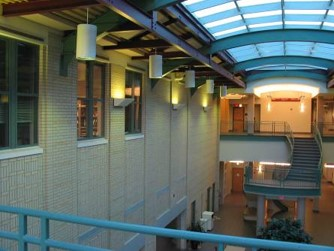
#> input picture Project1/images/CMU_left.jpg, 334 x 251 px
$ jupyter execute MyRansacLineFit_student.ipynb   (shell and % lines are left out)
#> lines starting #> are read from the running program, lines starting #| are printed output that depends on the picture
# Assignment 1 (part I): Line Fitting and other "stuff"

## Problem 1
### Prove that affine transformations map lines onto lines. For this, take an arbitrary line in $R^2$ and show that an arbitrary affine transofrmation maps it onto a set of points that satisfy a line equation. Use linear algebraic equations for lines, i.e. $x^Tv=c$ where $v$ is a 2-vector (normal to the line), $c$ is a scalar ($v,c$ are line parameters), and $x$ is a 2-vector corresponding to an arbitrary point on the line. Your proof should use only linear algebraic equations.
### HINT: for inspiration, check out the proof for homographies on slide 33, topic 4.

Solution:

Take an arbitrary line in $R^2$, $y = ax + b$. The points on this line are $p = (x,y)$. We can define a vector $\vec{p} = \left[\begin{array}{cc} x \\ y \\ 1 \end{array}\right]$ to represet all points in homogeneous coordinates for convenience. The equation of the line can be rewritten in matrix notation as follows:

$$\begin{aligned}
\left[
\begin{array}{cc}
-a & 1 & -b \\
\end{array}
\right] \cdot \left[
\begin{array}{cc}
x \\
y \\
1 \\
\end{array}
\right]
&= 0 \\
\vec{c}^T \cdot \vec{p} &= 0
\end{aligned}$$

An affine transformation matrix has the following form:

$$\left[
\begin{array}{cc}
a & b & c \\
d & e & f \\
0 & 0 & 1 \\
\end{array}
\right]$$

where $a$, $b$, $c$, $d$, $e$, $f$ are scalars. Let this matrix be called $A$.

It has a determinant as follows:

$$\begin{aligned}
det(A) &= det\left(\left[
\begin{array}{cc}
a & b & c \\
d & e & f \\
0 & 0 & 1 \\
\end{array}
\right]\right)
&= (1) \cdot \left|ae - bd\right|
\end{aligned}$$

As long as $ae \neq bd$ the determinant of $A$, $det(A) \neq 0$ and the inverse matrix $A^{-1}$ is defined.

We know that an affine transformation takes points $(x, y)$ and converts them to new points $(x', y')$. This can be represented using matrix multiplication and their homogenous coordinate representations.

$$\begin{aligned}
\left[
\begin{array}{cc}
a & b & c \\
d & e & f \\
0 & 0 & 1 \\
\end{array}
\right] \cdot \left[
\begin{array}{cc}
x \\
y \\
1 \\
\end{array}
\right]
&= \left[
\begin{array}{cc}
x' \\
y' \\
w' \\
\end{array}
\right] \\
A \cdot \left[
\begin{array}{cc}
x \\
y \\
1 \\
\end{array}
\right]
&= \left[
\begin{array}{cc}
x' \\
y' \\
w' \\
\end{array}
\right]
\end{aligned}$$

These new points $p' = (\frac{x'}{w'}, \frac{y'}{w'})$ form a line like they did for the points $p$, $\frac{y'}{w'} = a'\frac{x'}{w'} + b'$ or $y' = a'x' + b'w'$. In matrix notation and using homogenous coordinates $\vec{p} = \left[\begin{array}{cc} x' \\ y' \\ w' \end{array}\right]$:

$$\begin{aligned}
\left[
\begin{array}{cc}
-a' & 1 & -b' \\
\end{array}
\right] \cdot \left[
\begin{array}{cc}
x' \\
y' \\
w' \\
\end{array}
\right]
&= 0 \\
\vec{c'}^T \cdot \vec{p'} &= 0
\end{aligned}$$

However, since we know the transformation that was used to obtain the points $p' = (\frac{x'}{w'}, \frac{y'}{w'})$, we can substitute that back into the line equation for the new points to get a line equation using the original points:

$$\begin{aligned}
\vec{c'}^T \cdot \vec{p'} &= 0 \\
\vec{c'}^T \cdot \left[
\begin{array}{cc}
x' \\
y' \\
w' \\
\end{array}
\right] &= 0 \\
\vec{c'}^T \cdot \left(A \cdot \left[
\begin{array}{cc}
x \\
y \\
1 \\
\end{array}
\right]\right) &= 0 \\
\left(\vec{c'}^T \cdot A\right) \cdot \left[
\begin{array}{cc}
x \\
y \\
1 \\
\end{array}
\right] &= 0 \\
\left(\vec{c'}^T \cdot A\right) \cdot \vec{p} &= 0
\end{aligned}$$

This looks very similar to the matrix notation for the original arbitrary line $y = ax + b$.

We want a non-trivial solution such that this equation is still true but $\vec{p} \neq \vec{0}$. Comparing this with the equation $\vec{c}^T \cdot \vec{p} = 0$ from above, we try to substitue $\vec{c'}^T = \vec{c}^T \cdot \left(A^{-1}\right)$.

The points $p' = (\frac{x'}{w'}, \frac{y'}{w'})$ form a unique line. This means the vector $\vec{c'}$ to make that line is also unique. Finally, the substitution $\vec{c'}^T = \vec{c}^T \cdot \left(A^{-1}\right)$ must as a consequence also be a unqiue solution.

Using the substitution here:

$$\begin{aligned}
\vec{c'}^T \cdot A \cdot \vec{p} &= 0 \\
(\vec{c}^T \cdot A^{-1}) \cdot A \cdot \vec{p} &= 0 \\
\vec{c}^T \cdot \left(A^{-1} \cdot A\right) \cdot \vec{p} &= 0 \\
\vec{c}^T \cdot \vec{p} &= 0 \\
\left[
\begin{array}{cc}
-a & 1 & -b \\
\end{array}
\right] \cdot \left[
\begin{array}{cc}
x \\
y \\
1 \\
\end{array}
\right]
&= 0
\end{aligned}$$

We notice that the resulting line $y' = a'x' + b'w'$ defines the same line originally defined by $y = ax + b$.

This means that for affine transformation matrix $A$ with $ae \neq bd$ and $\vec{c'} = \left(A^{-1}\right)^T \cdot \vec{c}$, the new line $y' = a'x' + b'w'$ is equal to the original line $y = ax + b$ meaning lines map to lines.

## Problem 2
### Prove that any roto-reflective transformation $R^2 \rightarrow R^2$ defined by 2x2 orthogonal matrix $R$ (s.t. $R^TR=I$) preserves (a) orthogonal lines and (b) distances between points. Your proof should use only linear algebraic equations.

Solution:

For part a:

Take some vector $\left[\begin{array}{cc} x_1 \\ y_1 \end{array}\right]$ and and another vector that we know is orthogonal to it $\left[\begin{array}{cc} x_2 \\ y_2 \end{array}\right]$ both in $R^2$.

This means the scalar product between them is $0$. i.e.:

$$\begin{aligned}
\left[
\begin{array}{cc}
x_1 \\
y_1 \\
\end{array}
\right] \cdot
\left[
\begin{array}{cc}
x_2 \\
y_2 \\
\end{array}
\right] &= 0 \\
\left(\left[
\begin{array}{cc}
x_1 \\
y_1 \\
\end{array}
\right]\right)^T
\left[
\begin{array}{cc}
x_2 \\
y_2 \\
\end{array}
\right] &= 0 \\
\left[
\begin{array}{cc}
x_1 & y_1
\end{array}
\right]
\left[ \begin{array}{cc}
x_2 \\
y_2 \\
\end{array}
\right] &= 0 \\
\end{aligned}
$$

The transformation of these vectors are as follows:

$$R \cdot \left[\begin{array}{cc}
x_1 \\
y_1 \\
\end{array}
\right]= \left[\begin{array}{cc}
x_1' \\
y_1' \\
\end{array}
\right]
$$

$$R \cdot \left[\begin{array}{cc}
x_2 \\
y_2 \\
\end{array}
\right]= \left[\begin{array}{cc}
x_2' \\
y_2' \\
\end{array}
\right]
$$

Finding the scalar product between these new vectors:

$$\begin{aligned}
\left[
\begin{array}{cc}
x_1' \\
y_1' \\
\end{array}
\right] \cdot
\left[
\begin{array}{cc}
x_2' \\
y_2' \\
\end{array}
\right] &= 0 \\
\left(\left[
\begin{array}{cc}
x_1' \\
y_1' \\
\end{array}
\right]\right)^T
\left[
\begin{array}{cc}
x_2' \\
y_2' \\
\end{array}
\right] &= 0 \\
\left(
R \cdot
\left[
\begin{array}{cc}
x_1 \\
y_1 \\
\end{array}
\right]
\right)^T
\left(
R \cdot \left[
\begin{array}{cc}
x_2 \\
y_2 \\
\end{array}
\right]
\right) &= 0 \\
\left(
\left[\begin{array}{cc}
x_1 \\
y_1 \\
\end{array}
\right]^T R^T
\right)
\left(
R \cdot \begin{array}{cc}
x_2 \\
y_2 \\
\end{array}
\right) &= 0 \\
\left[\begin{array}{cc}
x_1 & y_1
\end{array}
\right] R^T R \left[
\begin{array}{cc}
x_2 \\
y_2 \\
\end{array}
\right] &= 0 \\
\left[\begin{array}{cc}
x_1 & y_1
\end{array}
\right] (I) \left[
\begin{array}{cc}
x_2 \\
y_2 \\
\end{array}
\right] &= 0 \\
\left[\begin{array}{cc}
x_1 & y_1
\end{array}
\right]
\left[
\begin{array}{cc}
x_2 \\
y_2 \\
\end{array}
\right] &= 0 \\
\end{aligned}
$$

This shows that even after transformation from a roto-reflective transformation, orthogonal lines are preserved.

For part b)

Let $X$ and $Y$ be points in $R^2$.

The euclidean distance between them gives the distance squared between them as the sum of the squares of the distances along the two axes, that is:

$$\begin{aligned}
d(X, Y)^2 &= (X_1 - Y_1)^2 + (X_2 - Y_2)^2 \\
          &= (X - Y) \cdot (X - Y) \\
          &= (X - Y)^T (X - Y) \\
\end{aligned}$$

In other words, it is the scalar product between the vector formed by subtracting the points and itself.

Applying the transformation $R$ to it:

$$\begin{aligned}
d(R(X), R(Y))^2 &= (R(X) - R(Y)) \cdot (R(X) - R(Y)) \\
                &= R(X - Y) \cdot R(X - Y) \\
                &= (R(X - Y))^T R(X - Y) \\
                &= ((X - Y)^T R^T) R(X - Y) \\
                &= (X - Y)^T (R^T R) (X - Y) \\
                &= (X - Y)^T (I) (X - Y) \\
                &= (X - Y)^T (X - Y) \\
\end{aligned}$$

Since $d(X, Y)^2$ is equal to $d(R(X), R(Y))^2$ distance between points are preserved even after transformation from a roto-reflective transformation

## Problem 3 (least-squares)
### Complete implementation of function $estimate$ of class $LeastSquareLine$ below. It should update line parameters $a$ and $b$ correpsonding to line model $y=ax+b$. You can use either SVD of matrix $A$ or inverse of matrix $A^T A$, as mentioned in class. NOTE: several cells below test your code.

[cell 1]

import numpy as np
import numpy.linalg as la
import matplotlib
import matplotlib.pyplot as plt
from skimage.measure import ransac

[cell 2]
class LeastSquareLine:

    def __init__(self):
        self.a = 0.0
        self.b = 0.0

    def estimate(self, points2D):
        B = points2D[:,1]
        A = np.copy(points2D)
        A[:,1] = 1.0

        # Vector B and matrix A are already defined. Change code below
        x = np.linalg.pinv(A.T @ A) @ A.T @ B
#         u, s, vh = np.linalg.svd(A, full_matrices=False)
#         x = vh @ np.linalg.pinv(np.diag(s)) @ u.T @ B

        self.a = x[0]
        self.b = x[1]
        return True

    def predict(self, x): return (self.a * x) + self.b

    def predict_y(self, x): return (self.a * x) + self.b

    def residuals(self, points2D):
        return points2D[:,1] - self.predict(points2D[:,0])

    def line_par(self):
        return self.a, self.b

## Problem 4 (RANSAC for robust line fitting, single model)

#### Working code below generates a noisy cloud of points in ${\cal R}^2$ from a given line and a group of outliers.

[cell 3]
np.random.seed(seed=1)

# parameters for "true" line y = a*x + b
a, b = 0.2, 20.0

# x-range of points [x1,x2]
x_start, x_end = -200.0, 200.0

# generate "idealized" line points
x = np.arange(x_start,x_end)
y = a * x + b
data = np.column_stack([x, y])    # staking data points into (Nx2) array

# add gaussian pertubations to generate "realistic" line points
noise = np.random.normal(size=data.shape) # generating Gaussian noise (variance 1) for each data point (rows in 'data')
data += 5 * noise
data[::2] += 10 * noise[::2]  # every second point adds noise with variance 5
data[::4] += 20 * noise[::4] # every fourth point adds noise with variance 20

# add outliers
faulty = np.array(30 * [(180., -100)])  # (30x2) array containing 30 rows [180,-100]  (points)
faulty += 5 * np.random.normal(size=faulty.shape)  # adding Gaussian noise to these points
data[:faulty.shape[0]] = faulty   # replacing the first 30 points in data with faulty (outliers)


fig, ax = plt.subplots()
ax.plot(data[:,0], data[:,1], '.k', label='data points (w. noise & outliers)')
ax.set_xlabel('x - coordinate')
ax.set_ylabel('y - coordinate')
ax.legend(loc='lower left')
plt.show()
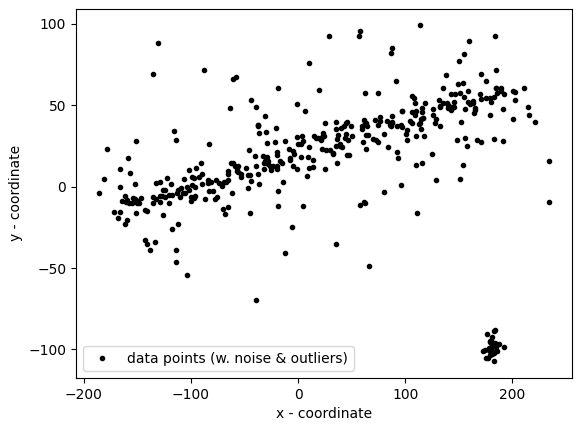
#> figure drawn by matplotlib, 1 panel

#### Code below uses your implementation of class $LeastSquareLine$ for least-square line fitting for the data above. The estimated line is displayed in the cell above. Use this cell to test your code in Problem 2. Of course, your least-square line will be affected by the outliers.

[cell 4]
LSline = LeastSquareLine() # uses class implemented in Problem 2
print (LSline.estimate(data))
a_ls, b_ls = LSline.line_par()

# visualizing estimated line
ends = np.array([x_start,x_end])
ax.plot(
    ends,
    LSline.predict(ends),
    '-r',
    label='least square fit (a={:4.2f}, b={:4.1f})'.format(a_ls,b_ls)
)
ax.legend(loc='lower left')
plt.show()

### (part a) Assume that a set of $N=100$ points in $2D$ includes $N_i=20$ inliers for one line and $N_o=80$ outliers. What is the least number of times one should sample a random pair of points from the set to get probability $p\geq 0.95$ that in at least one of the sampled pairs both points are inliers? Derive a general formula and compute a numerical answer for the specified numbers.

Solution:

Let $I$ be "Inliers" and $O$ be outliers and $n$ be least number of trials one should randomly sample a subset of size 2 such that both samples are inliers.

$$\begin{aligned}
P(\text{at least 1 trial with 2 I in n trials}) &= 1 - P(\text{never get 1 trial with 2 I in n trials}) \\
                                           &= 1 - (P(\text{do NOT get 2I}))^n \\
                                           &= 1 - (1 - P(\text{DO get 2I}))^n \\
                                           &= 1 - \left(1 - \frac{{I \choose 2}}{{I \choose 2} + {O \choose 2} + {O \choose 1} \cdot {I \choose 1}}\right)^n \\
                                           &>= 0.95
\end{aligned}$$

Simplifying leads to the following:

$$\begin{aligned}
1 - \left(1 - \frac{{I \choose 2}}{{I \choose 2} + {O \choose 2} + {O \choose 1} \cdot {I \choose 1}}\right)^n &>= 0.95 \\
\left(1 - \frac{{I \choose 2}}{{I \choose 2} + {O \choose 2} + {O \choose 1} \cdot {I \choose 1}}\right)^n &<= 0.05 \\
\left(1 - \frac{\frac{I (I - 1)}{2}}{\frac{I (I - 1)}{2} + \frac{O (O - 1)}{2} + IO}\right)^n &<= 0.05 \\
\left(1 - \frac{I(I - 1)}{I(I - 1) + O(O - 1) + 2IO}\right)^n &<= 0.05 \\
\end{aligned}$$

Let $a = P\left(\text{DO get 2I}\right) = \frac{I(I - 1)}{I(I - 1) + O(O - 1) + 2IO}$.

The equation becomes:

$$\begin{aligned}
\left(1 - \frac{I(I - 1)}{I(I - 1) + O(O - 1) + 2IO}\right)^n &<= 0.05 \\
\left(1 - a\right)^n &<= 0.05 \\
log_\left(1 - a\right) \left(1- a\right)^n &>= log_\left(1 - a\right) 0.05 \\
n &>= log_\left(1 - a\right) 0.05 \\
n &>= \frac{\log 0.05}{\log \left(1 - a\right)} \\
n &>= \frac{\log 0.05}{\log \left(1 - \frac{I(I - 1)}{I(I - 1) + O(O - 1) + 2IO}\right)} \\
\end{aligned}$$

Solving for $I = 20$ and $O = 80$ as in the question:

$$\begin{aligned}
n &>= \frac{\log 0.05}{\log \left(1 - \frac{I(I - 1)}{I(I - 1) + O(O - 1) + 2IO}\right)} \\
n &>= \frac{\log 0.05}{\log \left(1 - \frac{(20)((20) - 1)}{(20)((20) - 1) + (80)((80) - 1) + 2(20)(80)}\right)} \\
n &>= \frac{\log 0.05}{\log \left(1 - \frac{380}{9,520}\right)} \\
n &>\approx 73.54
\end{aligned}$$

Therefore 74 is the minimum number of samples $n$ that we must make to have a probability $p >= 0.95$ that at least one of the sampled pairs both have inliers.

### (part b) Using the knowledge of the number of inliers/outliers in the example at the beginning of Problem 3, estimate the minimum number of sampled pairs needed to get RANSAC to "succeed" (to get at least one pair of inliers) with $p\geq 0.95$. Use your formula in part (a). Show your numbers in the cell below. Then, use your estimate as a value of parameter $max\text{_}trials$  inside function $ransac$ in the code cell below and test it.  You should also change $residual\text{_}threshold$ according to the noise level for inliers in the example. NOTE: the result is displayed in the same figure at the beginning of Problem 3.

Your estimates:

There are `np.arange(-200, 200) = 400` originally idealized points. Half of them have high variance leaving only 200 good points. Of those 200 good inlier points 15 of them were replaced when 30 outlier points were added.

Using the formula from part a):

Solving for $I = 185$ and $O = 30$ as in the question:

$$\begin{aligned}
n &>= \frac{\log 0.05}{\log \left(1 - \frac{(185)((185) - 1)}{(185)((185) - 1) + (30)((30) - 1) + 2(185)(30)}\right)} \\
n &>= \frac{\log 0.05}{\log \left(1 - \frac{34,040}{46,010}\right)} \\
n &>\approx 2.22
\end{aligned}$$

Therefore 3 is the minimum number of samples $n$ that we must make to have a probability $p >= 0.95$ that at least one of the sampled pairs both have inliers.

[cell 5]
# Including 2 standard deviations of noise should include 95% of points under the normal graph
thresh = 2*np.std(5 * noise + 10 * noise + 20 * noise)

# robustly fit line using RANSAC algorithm
model_robust, inliers = ransac(
    data,
    LeastSquareLine,
    min_samples=2,
    residual_threshold=thresh,
    max_trials=3
)
a_rs, b_rs = model_robust.line_par()

# generate coordinates of estimated models
line_x = np.arange(-250, 250)
line_y_robust = model_robust.predict_y(line_x)

#fig, ax = plt.subplots()
ax.plot(
    data[inliers, 0],
    data[inliers, 1],
    '.b',
    alpha=0.6,
    label='Inlier data'
)
ax.plot(
    line_x,
    line_y_robust,
    '-b',
    label='RANSAC line (a={:4.2f}, b={:4.1f})'.format(a_rs,b_rs)
)
ax.legend(loc='lower left')
plt.show()

## Problem 5 (sequential RANSAC for robust multi-line fitting)

#### Generating noisy data with outliers

[cell 6]
# parameters for "true" lines y = a*x + b
a2, b2 = 0.1, -10.0

# generate "idealized" line points
y2 = a2 * x + b2
data2 = np.column_stack([x, y2])    # staking data points into (Nx2) array

# add gaussian pertubations to generate "realistic" line data
noise = np.random.normal(size=data.shape) # generating Gaussian noise (variance 1) for each data point (rows in 'data')
data2+= 5 * noise
data2[::2] += 10 * noise[::2]  # every second point adds noise with variance 5
data2[::4] += 20 * noise[::4] # every fourth point adds noise with variance 20

# add outliers
faulty = np.array(30 * [(180., -100)])  # (30x2) array containing 30 rows [180,-100]  (points)
faulty += 5 * np.random.normal(size=faulty.shape)  # adding Gaussian noise to these points
data2[:faulty.shape[0]] = faulty   # replacing the first 30 points in data2 with faulty (outliers)

data = np.concatenate((data,data2)) # combining with previous data

fig, ax = plt.subplots()
ax.plot(
    data[:,0],
    data[:,1],
    '.k',
    label='data points (w. noise & outliers)'
)
ax.set_xlabel('x - coordinate')
ax.set_ylabel('y - coordinate')
ax.legend(loc='lower left')
plt.show()
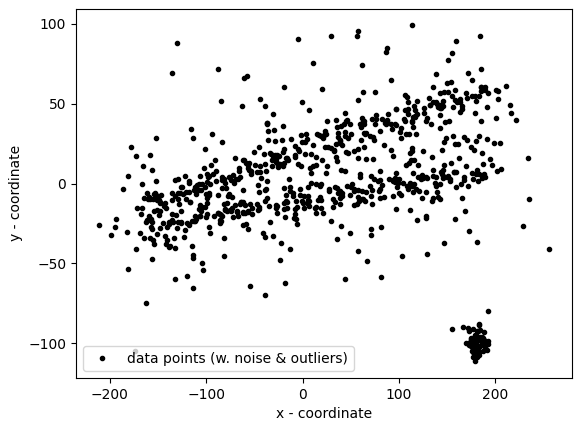
#> figure drawn by matplotlib, 1 panel

### Write code below using sequential RANSAC to detect two lines in the data above. Your lines should be displayed in the figure above.

[cell 7]
# Because the lines have so much overlap, we need to emperically
# determine what an appropriate `residual_threshold` value would be

# robustly fit line using RANSAC algorithm
model_robust_1, inliers_1 = ransac(
    data,
    LeastSquareLine,
    min_samples=2,
    residual_threshold=thresh/7,
    # We take many more sample here because the 2 lines
    # overlap and become outliers for each other.
    max_trials=200
)
a_rs_1, b_rs_1 = model_robust_1.line_par()

data_minus_1 = np.delete(data, inliers_1, axis=0)

model_robust_2, inliers_2 = ransac(
    data_minus_1,
    LeastSquareLine,
    min_samples=2,
    residual_threshold=thresh/7,
    max_trials=200
)
a_rs_2, b_rs_2 = model_robust_2.line_par()

# generate coordinates of estimated models
line_x = np.arange(-250, 250)
line_y_robust_1 = model_robust_1.predict_y(line_x)
line_y_robust_2 = model_robust_2.predict_y(line_x)

#fig, ax = plt.subplots()
ax.plot(
    data[inliers_1, 0],
    data[inliers_1, 1],
    ".b",
    alpha=0.6,
    label="Inlier 1 data",
)
ax.plot(
    line_x,
    line_y_robust_1,
    "-b",
    label="RANSAC line 1 (a={:4.2f}, b={:4.1f})".format(
        a_rs_1, b_rs_1
    ),
)
ax.plot(
    data_minus_1[inliers_2, 0],
    data_minus_1[inliers_2, 1],
    ".r",
    alpha=0.6,
    label="Inlier 2 data",
)
ax.plot(
    line_x,
    line_y_robust_2,
    "-r",
    label="RANSAC line 2 (a={:4.2f}, b={:4.1f})".format(
        a_rs_2, b_rs_2
    ),
)
ax.legend(loc="lower left")
plt.show()

## Problem 6 (multi-line fitting for Canny edges)

[cell 8]
import matplotlib.image as image
from skimage import feature
from skimage.color import rgb2gray

im = image.imread("images/CMU_left.jpg")
#> im is the input picture: shape (251, 334, 3); mean R, G, B 94.8, 103.3, 94.9
imgray = rgb2gray(im)
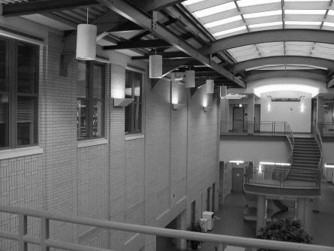
#> imgray: shape (251, 334) float64; min 0.00417, max 1, mean 0.396
can = feature.canny(imgray, 2.0)
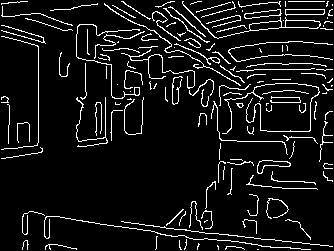
#> can: shape (251, 334) bool; 8.1% white in thin lines or dots

plt.figure(3,figsize = (10, 4))
plt.subplot(121)
plt.imshow(im)
ax = plt.subplot(122)
plt.imshow(can,cmap="gray")
plt.show()

## use sequestial-RANSAC to find  𝐾  lines

[cell 9]
K = 5
# NOTE 1: write your code using a function that takes K as a parameter.
# NOTE 2: Present visual results for some value of K
# NOTE 3: Your code should visually show detected lines in a figure
#         over the image (either the original one or over the Canny edge mask)
# NOTE 4: You may need to play with parameters of function ransac
#         (e.g. threshold and number of sampled models "max_trials")
#         Also, you can introduce one extra parameter for the minimum number of inliers
#         for accepting ransac-detected lines.

# NOTE: "can" in the cell above is a binary mask with True and False values, e.g.
print (can[20,30])
#| False
print (can[146,78])
#| True

[cell 10]
def draw_k_lines(K, data):
#> called with K = 5
    data_coords = np.roll(
        np.argwhere(data), 1
    )
#> data_coords = 6798 pairs, first value 1 to 332, second value 1 to 249
    line_x = np.arange(0, data.shape[1])
#> line_x = 334 values from 0 to 333
    for i in range(K):
        inliers_k = np.array([0])
        while (
            inliers_k is None
            or np.sum(inliers_k)
            < -4 * K + 160
        ):
            (
                model_robust_k,
                inliers_k,
            ) = ransac(
                data_coords,
                LeastSquareLine,
                min_samples=2,
                residual_threshold=1,
                max_trials=200,
            )
            print(
                "Found ",
                0
                if inliers_k is None
                else np.sum(inliers_k),
                " inliers.",
                end="\r",
            )
        print("")
        old_data_coords_inliers = (
            data_coords.shape[0]
        )
        data_coords = np.delete(
            data_coords,
            inliers_k,
            axis=0,
        )
        print(
            "Removed ",
            old_data_coords_inliers
            - data_coords.shape[0],
            " inliers.",
        )
        (
            a_rs_k,
            b_rs_k,
        ) = model_robust_k.line_par()
        print(
            f"Formed this line #{i + 1}: y = {a_rs_k}x + {b_rs_k}"
        )

        # generate coordinates of estimated models
        line_y_robust_k = (
            model_robust_k.predict_y(
                line_x
            )
        )
        in_range_indices = (
            line_y_robust_k
            < data.shape[0]
        ) * (line_y_robust_k >= 0)
        x_vals = line_x[
            in_range_indices
        ]
        y_vals = line_y_robust_k[
            in_range_indices
        ]
        ax.plot(
            x_vals,
            y_vals,
            label="RANSAC line {} (a={:4.2f}, b={:4.1f})".format(
                i, a_rs_k, b_rs_k
            ),
        )
#> after the loop, data_coords = 5969 pairs, first value 1 to 332, second value 1 to 249
    plt.show()
    print(f"Done finding {K} lines.")


draw_k_lines(K, can)

$ run again, with Project1/images/CMU_right.jpg copied over Project1/images/CMU_left.jpg
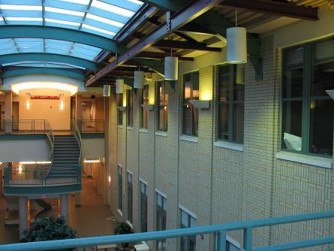
#> input picture Project1/images/CMU_right.jpg, 334 x 251 px
#> im is the input picture: shape (251, 334, 3); mean R, G, B 87.8, 97, 88.2
#> `imgray = rgb2gray(im)`:
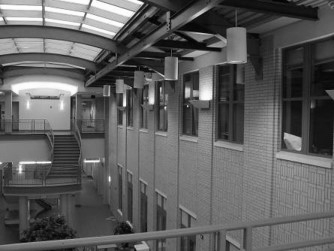
#> imgray: shape (251, 334) float64; min 0.00333, max 1, mean 0.37
#> `can = feature.canny(imgray, 2.0)`:
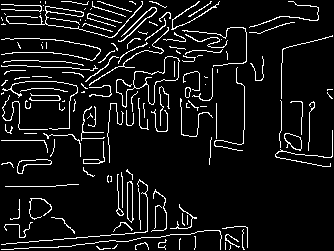
#> can: shape (251, 334) bool; 8.1% white in thin lines or dots
#| False
#| False
#> in draw_k_lines, `data_coords = np.roll( np.argwhere(data), 1 )`: data_coords = 6770 pairs, first value 1 to 332, second value 1 to 249
#> after the loop in draw_k_lines, `for i in range(K):`: data_coords = 6023 pairs, first value 1 to 332, second value 1 to 249
